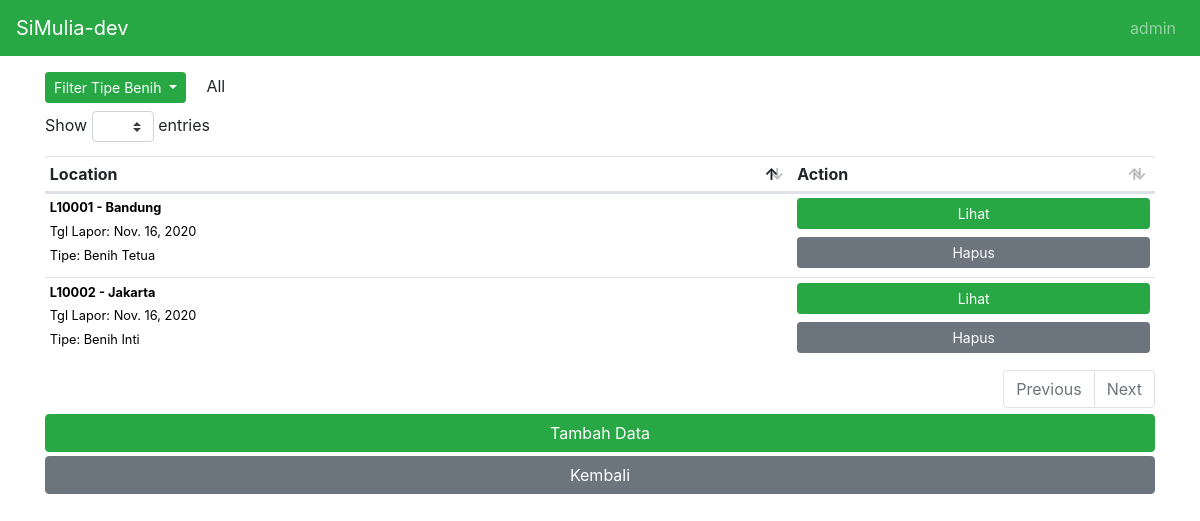
Page /serelia_list (signed in) on the earlier database version.
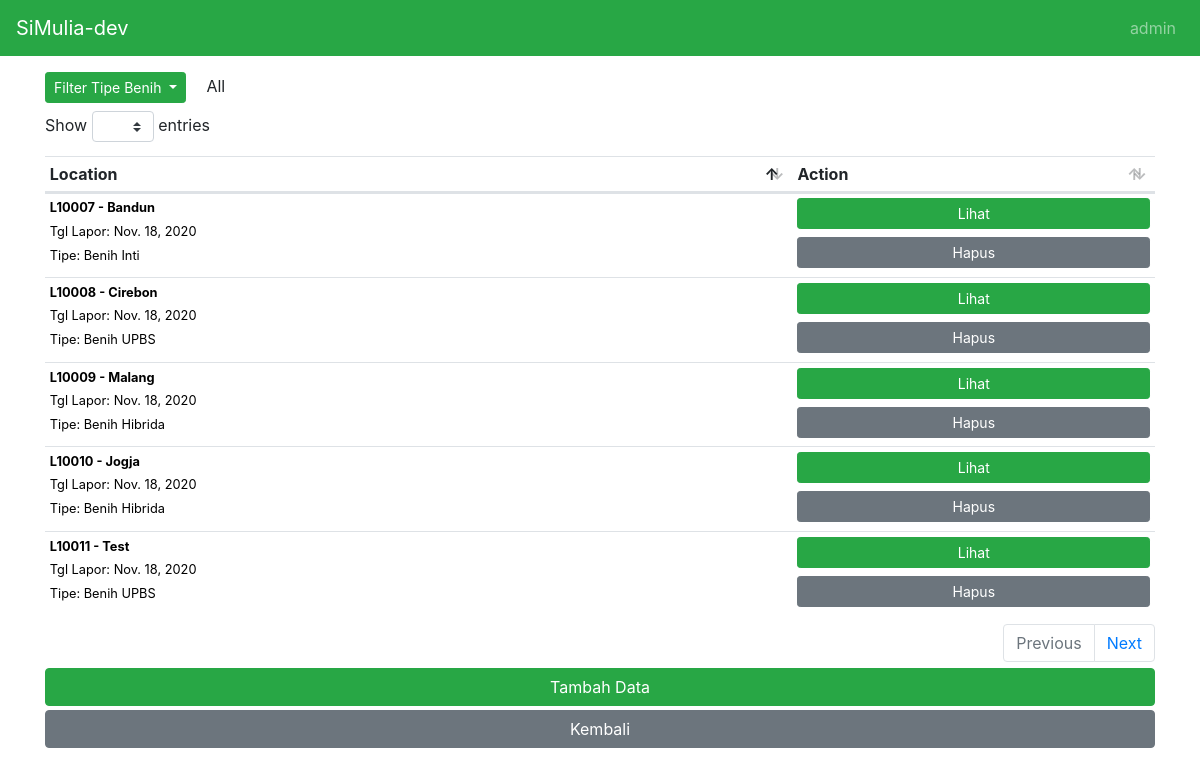
Same page on the later database version.
### simuliaapp/models.py (models this page shows, shortened)
class Serelia(models.Model):
    SEED_TYPES = [
        ('Benih Tetua', 'Benih Tetua'),
        ('Benih Inti', 'Benih Inti'),
        ('Benih Hibrida', 'Benih Hibrida'),
        ('Benih UPBS', 'Benih UPBS'),
    ]
    locationid = models.CharField(db_column='locationid', max_length=50, blank=False, verbose_name='Location ID')
    seed_type = models.CharField(db_column='seed_type', max_length=100, blank=False, choices=SEED_TYPES, verbose_name='Tipe Benih')
    address = models.TextField(db_column='address', max_length=1000, blank=False, verbose_name='Alamat')
    plant_date = models.DateField(db_column='plant_date', max_length=100, blank= True, null=True, verbose_name='Tanggal Tanam')
    variety = models.ForeignKey(Variety, on_delete=models.CASCADE, verbose_name='Varietas')
    area = models.FloatField(db_column='area', blank=False,  verbose_name='Luas Lahan (ha)')
    obstacle = models.TextField(db_column='obstacle',max_length=1000, blank=False, verbose_name='Kendala')
    cp_name = models.CharField(db_column='cp_name',max_length=100, blank=False, verbose_name='Contact Person')
    evidence = models.ImageField(upload_to='uploaded/evidence', verbose_name='Upload Image')
    created_date = models.DateField( blank=True, default=datetime.now, verbose_name='Tanggal Laporan')
    class Meta:
        db_table = 'serelia'
        verbose_name = 'Standing Crop Benih'
        verbose_name_plural = 'Standing Crop Benih'

### simuliaapp/views.py (the view)
# urls.py: path('serelia_list', views.sereliaList, name='serelia_list'),
@login_required
def sereliaList(request, seed_type=None):
    seed_type_temp = ""
    if (seed_type==None):
        seed_type_temp="All"
        serelias = Serelia.objects.all()
    else:
        seed_type_temp = seed_type
        serelias = Serelia.objects.filter(seed_type=seed_type)
    return render(request,'pages/serelia_list.html',{'serelias':serelias, 'seed_type':seed_type_temp })

### simuliaapp/templates/pages/serelia_list.html (shortened to what this page needs)
{% extends 'layout/app.html' %}
{% load static %}
{% block body %}
<div id="content-wrapper">
    <div class="container">
        <div class="dropdown mb-2">
            <button class="btn btn-success btn-sm dropdown-toggle mr-3" type="button" id="dropdownMenuButton" data-toggle="dropdown" aria-haspopup="true" aria-expanded="false">
            Filter Tipe Benih
            </button>
            {{seed_type}}
          </div>
        <table class="table datatable display table-sm" id="serelia-list">
            <thead >
                <tr>
                    <th>Location</th>
                    <th>Action</th>
                </tr>
            </thead>
            <tbody>
                {%for serelia in serelias%}
                <tr>
                    <td>
                        <div class="link">
                            <p class="media-body mb-0 lh-125 border-gray">
                                <small>
                                    <strong class="d-block text-gray-dark">{{serelia.locationid}} -
                                        {{serelia.address}}</strong>
                                    Tgl Lapor: {{serelia.created_date}}
                                    </br> Tipe: {{serelia.seed_type}}
                                </small>
                            </p>
                        </div>
                    </td>
                    <td>
                        <a type="button" class="btn btn-success mb-1 btn-block btn-sm"
                            href="/serelia_detail/{{ serelia.id }}">Lihat</a>
                        <button type="button" class="btn btn-secondary mb-1 btn-block btn-sm" data-toggle="modal"
                            data-target="#exampleModal" data-sereliaid="{{ serelia.id }}"
                            data-serelialocationid="{{ serelia.locationid }} - {{ serelia.address }}">
                            Hapus
                        </button>
                    </td>
                </tr>
                {%endfor%}
            </tbody>
        </table>
        <a type="button" class="btn btn-success btn-block mt-1" href="{%url 'serelia_create' %}">Tambah Data</a>
        <a type="button" class="btn btn-secondary btn-block mt-1" href="{%url 'home' %}">Kembali</a>
    </div>
</div>
{% endblock %}

Differences in the rows shown:
removed Serelia: locationid "L10001", address "Bandung", created_date "Nov. 16, 2020", seed_type "Benih Tetua"
removed Serelia: locationid "L10002", address "Jakarta", created_date "Nov. 16, 2020", seed_type "Benih Inti"
added Serelia: locationid "L10007", address "Bandun", created_date "Nov. 18, 2020", seed_type "Benih Inti"
added Serelia: locationid "L10008", address "Cirebon", created_date "Nov. 18, 2020", seed_type "Benih UPBS"
added Serelia: locationid "L10009", address "Malang", created_date "Nov. 18, 2020", seed_type "Benih Hibrida"
added Serelia: locationid "L10010", address "Jogja", created_date "Nov. 18, 2020", seed_type "Benih Hibrida"
added Serelia: locationid "L10011", address "Test", created_date "Nov. 18, 2020", seed_type "Benih UPBS"
